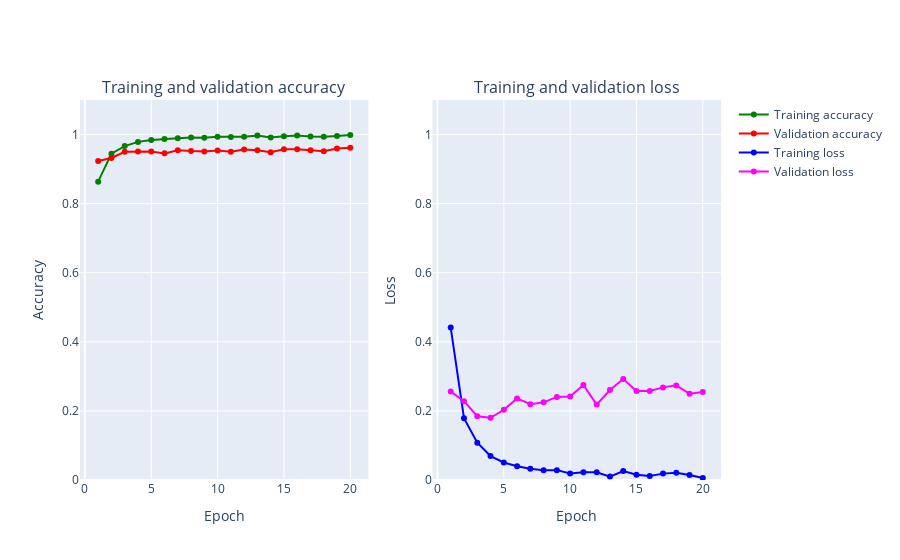

Notebook code cell kept with this figure:
### Code cell
plot_accuracy_and_loss(results2)

### Figure 1 — Plotly figure (JSON) as saved in the notebook; plotly's stock layout.template omitted (floating-point values rounded to 4 significant figures)
{"data": [{"marker": {"color": "Green"}, "mode": "markers+lines", "name": "Training accuracy", "text": ["1", "2", "3", "4", "5", "6", "7", "8", "9", "10", "11", "12", "13", "14", "15", "16", "17", "18", "19", "20"], "type": "scatter", "x": [1, 2, 3, 4, 5, 6, 7, 8, 9, 10, 11, 12, 13, 14, 15, 16, 17, 18, 19, 20], "xaxis": "x", "y": [0.8635, 0.9448, 0.9667, 0.9788, 0.9839, 0.9872, 0.9893, 0.9912, 0.9905, 0.9938, 0.9925, 0.9934, 0.997, 0.9914, 0.9948, 0.9969, 0.9945, 0.9938, 0.9956, 0.9985], "yaxis": "y"}, {"marker": {"color": "Red"}, "mode": "markers+lines", "name": "Validation accuracy", "text": ["1", "2", "3", "4", "5", "6", "7", "8", "9", "10", "11", "12", "13", "14", "15", "16", "17", "18", "19", "20"], "type": "scatter", "x": [1, 2, 3, 4, 5, 6, 7, 8, 9, 10, 11, 12, 13, 14, 15, 16, 17, 18, 19, 20], "xaxis": "x", "y": [0.9234, 0.9322, 0.9502, 0.9506, 0.9507, 0.9455, 0.9543, 0.9521, 0.9511, 0.9537, 0.9504, 0.9569, 0.9546, 0.9487, 0.9576, 0.9578, 0.9544, 0.9519, 0.9596, 0.9617], "yaxis": "y"}, {"marker": {"color": "Blue"}, "mode": "markers+lines", "name": "Training loss", "text": ["1", "2", "3", "4", "5", "6", "7", "8", "9", "10", "11", "12", "13", "14", "15", "16", "17", "18", "19", "20"], "type": "scatter", "x": [1, 2, 3, 4, 5, 6, 7, 8, 9, 10, 11, 12, 13, 14, 15, 16, 17, 18, 19, 20], "xaxis": "x2", "y": [0.4412, 0.1789, 0.1078, 0.06925, 0.0507, 0.03999, 0.03237, 0.02818, 0.02854, 0.01884, 0.02247, 0.02216, 0.009893, 0.02584, 0.01538, 0.01174, 0.01847, 0.02088, 0.01466, 0.005616], "yaxis": "y2"}, {"marker": {"color": "Magenta"}, "mode": "markers+lines", "name": "Validation loss", "text": ["1", "2", "3", "4", "5", "6", "7", "8", "9", "10", "11", "12", "13", "14", "15", "16", "17", "18", "19", "20"], "type": "scatter", "x": [1, 2, 3, 4, 5, 6, 7, 8, 9, 10, 11, 12, 13, 14, 15, 16, 17, 18, 19, 20], "xaxis": "x2", "y": [0.2559, 0.2282, 0.1845, 0.18, 0.2034, 0.2361, 0.2196, 0.2248, 0.2405, 0.242, 0.2751, 0.2183, 0.2604, 0.2921, 0.2577, 0.2577, 0.2681, 0.2739, 0.2497, 0.2546], "yaxis": "y2"}], "layout": {"annotations": [{"font": {"size": 16}, "showarrow": false, "text": "Training and validation accuracy", "x": 0.225, "xanchor": "center", "xref": "paper", "y": 1, "yanchor": "bottom", "yref": "paper"}, {"font": {"size": 16}, "showarrow": false, "text": "Training and validation loss", "x": 0.775, "xanchor": "center", "xref": "paper", "y": 1, "yanchor": "bottom", "yref": "paper"}], "xaxis": {"anchor": "y", "domain": [0, 0.45], "title": {"text": "Epoch"}}, "xaxis2": {"anchor": "y2", "domain": [0.55, 1], "title": {"text": "Epoch"}}, "yaxis": {"anchor": "x", "domain": [0, 1], "range": [0, 1.1], "title": {"text": "Accuracy"}}, "yaxis2": {"anchor": "x2", "domain": [0, 1], "range": [0, 1.1], "title": {"text": "Loss"}}}}
